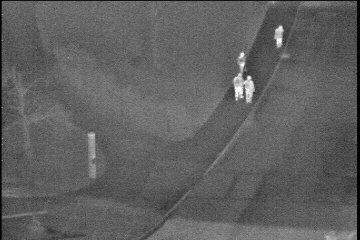
%> input picture Test set/img_00001.bmp, 360 x 240 px
$ octave my_Segmentation.m   (GNU Octave 9; MATLAB toolbox functions it lacks are replaced by stand-ins)
%> lines starting %> are read from the running program, lines starting %| are printed output that depends on the picture; in (x1, y1, x2, y2) boxes, pixels count from 0 and x2, y2 are one past the last pixel; in counts of white or black regions, pixels touching at a corner belong together; the program's own positions count from 1
close all;
clear all;

% Read and display image
img1 = double(imread('Test set/img_00001.bmp'));
%> img1: size 240x360 double; min 0, max 255, mean 96; mean of the top-left, top-right, bottom-left and bottom-right quarters 100.4, 96.5, 93.7, 93.3
img2 = mat2gray(img1);
figure
imagesc(img2)
axis('image')
title('Input image2')
colormap(gray(256))

% Generating histogram
[rlen,clen] = size(img1);
%> rlen = 240; clen = 360
maximg1 = max(max(img1));
%> maximg1 = 255
minimg1 = min(min(img1));
%> minimg1 = 0
ngraylevels = maximg1 - minimg1 + 1;
%> ngraylevels = 256
graylevelvec = minimg1:maximg1;
%> graylevelvec = 256 values from 0 to 255
[N,EDGES] = histcounts(img1,ngraylevels);
%> N = 256 values, max 3061 at index 100, min 0 at index 231, mean 337.5; EDGES = 257 values from 0 to 255
figure
plot(graylevelvec,N)
xlabel('gray level')
ylabel('number of pixels')
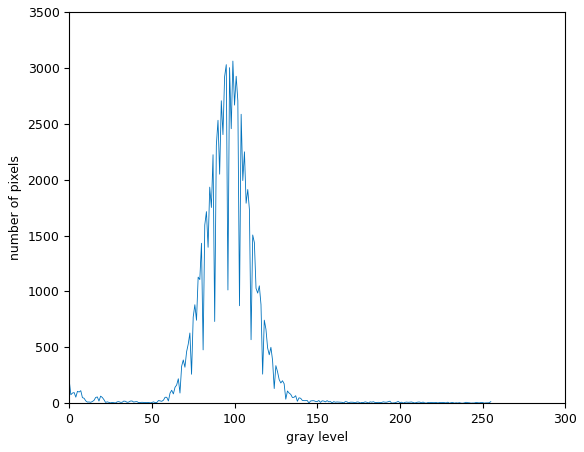
%> figure redrawn from the program's plot data; curve peaks at x = 99, y = 3061

%test threshold based on where the peak in the histogram settles down.
thresh = 156; %156 for the train images
[rlist,clist] = find(img1 >= thresh);
%> rlist = 676 values from 2 to 240; clist = 676 values from 89 to 354
threshimg1 = zeros(rlen,clen);
for m=1:length(rlist)
    threshimg1(rlist(m),clist(m)) = 1;
end
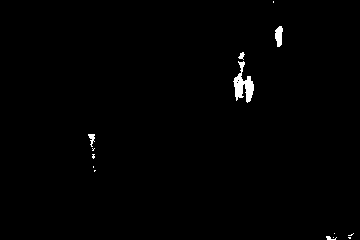
%> threshimg1: size 240x360 double; values 0 (black) and 1 (white), 0.78% white; 14 white regions (9 under 20 px), largest, box (x1, y1, x2, y2) and area: (233, 61, 254, 103) 414, (275, 26, 283, 47) 123, (88, 134, 95, 147) 48, (238, 52, 245, 60) 30, (326, 236, 337, 240) 24
figure
imagesc(threshimg1)
axis('image')
title('threshold image')

% label the image to get the individual objects
[label_img1,num_regions] = bwlabel(threshimg1,4);
%> label_img1: size 240x360 double; 21 distinct labels, from 0 to 20
%> num_regions = 20
figure;
imagesc(label_img1)
axis('image')
title('labeled image showing differnt regions')
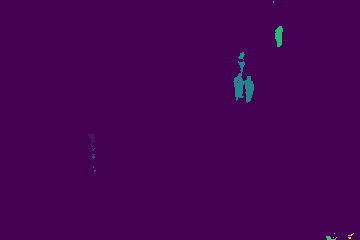
%> displayed picture: size 240x360x3, on the screen's scale of 0 to 255; mean R, G, B 67.8, 2.1, 84.4

% removing objects of small area
pixelcnt_thresh = 20;
intermediate_img1 = zeros(rlen,clen);   %array to hold the image with small regions removed
for m=1:num_regions
    [rl,cl] = find(label_img1 == m);  %rl and cl are vectors holding locations of pixels with label m

    if length(rl) >= pixelcnt_thresh   %only turn on regions that are "big enough"
        for n=1:length(rl)
            intermediate_img1(rl(n),cl(n)) = 1;
        end;
    end;
end;
%> this loop made 20 passes
%> (rl, cl) on passes 2 to 7: (149, 93), ([151; 150; 151], [93; 94; 94]), ([155; 157; 158; 155; 156; 157; 158; 159; 155; 157; 158], [93; 93; 93; 94; 94; 94; 94; 94; 95; 95; 95]), ([167; 168], [94; 94]), (142, 95), (149, 95)
%> intermediate_img1: size 240x360 double; values 0 (black) and 1 (white), 0.74% white; 5 white regions, box (x1, y1, x2, y2) and area: (233, 61, 254, 103) 414, (275, 26, 283, 47) 123, (88, 134, 95, 147) 47, (238, 52, 245, 59) 29, (326, 236, 336, 240) 23
figure
imagesc(intermediate_img1)
axis('image')
title('image after removing small regions')

% imclose
SE = strel('square',7);
intermediate_img2 = imclose(intermediate_img1,SE);
%> intermediate_img2: size 240x360 double; values 0 (black) and 1 (white), 0.85% white; 4 white regions, box (x1, y1, x2, y2) and area: (233, 52, 254, 103) 531, (275, 26, 283, 47) 124, (88, 134, 95, 147) 55, (326, 236, 336, 240) 27
figure;
imagesc(intermediate_img2);
axis('image')
title('Closed image');

% filter according to the area
[label_img2,num_regions] = bwlabel(intermediate_img2,4);
%> label_img2: size 240x360 double; 5 distinct labels, from 0 to 4
%> num_regions = 4

%find bounding box of each segmented region
% We will segment the image based on the height width ratio
ulc_row = zeros(num_regions,1);
ulc_col = zeros(num_regions,1);
lrc_row = zeros(num_regions,1);
lrc_col = zeros(num_regions,1);
middle_row = zeros(num_regions,1);
middle_col = zeros(num_regions,1);
nrow_blob = zeros(num_regions,1);
ncol_blob = zeros(num_regions,1);
h_2_w_ratio = zeros(num_regions,1);
bw2 = label_img2;
for m=1:num_regions
    [rlist,clist] = find(label_img2 == m);

    ulc_row(m) = min(rlist);
    ulc_col(m) = min(clist);
    lrc_row(m) = max(rlist);
    lrc_col(m) = max(clist);
    nrow_blob(m) = lrc_row(m) - ulc_row(m) + 1;
    ncol_blob(m) = lrc_col(m) - ulc_col(m) + 1;
    h_2_w_ratio(m) = nrow_blob(m)/ncol_blob(m);
    if h_2_w_ratio(m)<1.1
        bw2(label_img2 == m)=false; % this step is for filtering objects in an image based on the height and width ratio
    end
    middle_row(m) = round((ulc_row(m) + lrc_row(m))/2);
    middle_col(m) = round((ulc_col(m) + lrc_col(m))/2);

    text(middle_col(m),middle_row(m),['region ',num2str(m)]);

end;
%> this loop made 4 passes
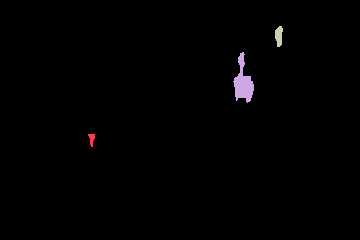
%> bw2: size 240x360 double; 4 distinct labels, from 0 to 3; one colour per label, 0 black
%> after the loop, h_2_w_ratio = [1.86; 2.43; 2.62; 0.4]; lrc_col = [95; 254; 283; 336]; lrc_row = [147; 103; 47; 240]; middle_col = [92; 244; 280; 332]; middle_row = [141; 78; 37; 239]; ncol_blob = [7; 21; 8; 10]; nrow_blob = [13; 51; 21; 4]; ulc_col = [89; 234; 276; 327]; ulc_row = [135; 53; 27; 237]
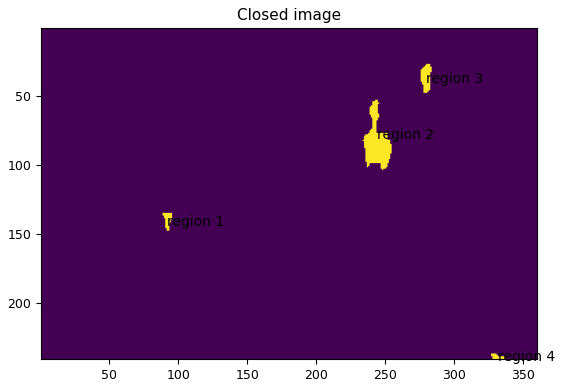
%> figure redrawn from the program's plot data

% again labeing the image after filtering
[label_img3,num_regions] = bwlabel(bw2,4);
%> num_regions = 3
figure;
imagesc(label_img3);
axis('image')
title('Labeled after filtering');

% some small structures escaped our
% again area filtering to eliminate smaller items
bw = imbinarize(label_img3);
%> bw: size 240x360 logical; 0.82% white; 3 white regions, box (x1, y1, x2, y2) and area: (233, 52, 254, 103) 531, (275, 26, 283, 47) 124, (88, 134, 95, 147) 55
area_filt = bwareafilt(bw, [60 1000]);
%> area_filt: size 240x360 logical; 0.76% white; 2 white regions, box (x1, y1, x2, y2) and area: (233, 52, 254, 103) 531, (275, 26, 283, 47) 124
figure
imshow(area_filt)
axis('image')
title('Area filtered image')

% one last time for the area filtering to hadle the sticky objects
newbw = bwareafilt(area_filt, [250 5000]);
%> newbw: size 240x360 logical; 0.61% white; 1 white region, box (x1, y1, x2, y2) and area: (233, 52, 254, 103) 531
% Tried watershed method, for loop erosion and dilation
% to seperate the sticky objetcs
if bwconncomp(newbw,4).NumObjects~=0
remaining = area_filt-newbw;
%> remaining: size 240x360 double; values 0 (black) and 1 (white), 0.14% white; 1 white region, box (x1, y1, x2, y2) and area: (275, 26, 283, 47) 124
% method 1
figure;
imshow(newbw,[]);
axis('image')
title('Sticky objects to seperate');

% So we mask again
final = newbw.*img1;
%> final: size 240x360 double; 149 distinct labels, from 0 to 255
g = final>145;
%> g: size 240x360 logical; 0.53% white; 2 white regions, box (x1, y1, x2, y2) and area: (233, 61, 254, 103) 424, (238, 52, 245, 60) 35
figure
imshow(g,[]);
axis('image')
title('Thresholded sticky objects');

% Erode to seperate
SE = strel('rectangle',[6 3]);
g = imopen(g,SE);
%> g: size 240x360 logical; 0.46% white; 4 white regions, box (x1, y1, x2, y2) and area: (234, 73, 243, 98) 184, (245, 76, 254, 102) 172, (240, 53, 244, 59) 24, (240, 62, 243, 69) 21

% [5 lines of commented-out code are left out]
figure
axis('image')
imshow(g,[])
title('Segregated image threshold');
% [15 lines of commented-out code are left out]


area_filt = g + remaining;
%> area_filt: size 240x360 double; values 0 (black) and 1 (white), 0.61% white; 5 white regions
end

[final_label,n]=bwlabel(area_filt);
%> final_label: size 240x360 double; 6 distinct labels, from 0 to 5
%> n = 5
for m=1:n
[rlist,clist] = find(final_label == m);

ulc_row(m) = min(rlist);
ulc_col(m) = min(clist);
lrc_row(m) = max(rlist);
lrc_col(m) = max(clist);
nrow_blob(m) = lrc_row(m) - ulc_row(m) + 1;
ncol_blob(m) = lrc_col(m) - ulc_col(m) + 1;
middle_row(m) = round((ulc_row(m) + lrc_row(m))/2);
middle_col(m) = round((ulc_col(m) + lrc_col(m))/2);
blob = zeros(nrow_blob(m),ncol_blob(m));
for q=1:length(rlist)
rblob = rlist(q) - ulc_row(m) + 1;
cblob = clist(q) - ulc_col(m) + 1;
blob(rblob,cblob) = img1(rlist(q),clist(q));
end;
h_2_w_ratio1(m) = nrow_blob(m)/ncol_blob(m);   %height and width ratio
figure
imagesc(blob)
axis('image')
colormap(gray(256))

title(['blob = ', num2str(m),' h/w ratio = ',num2str(h_2_w_ratio1(m))])

text(middle_col(m),middle_row(m),['region ',num2str(m)]);

end;
%> this loop made 5 passes
%> pass 2, `text(middle_col(m),middle_row(m),['region ',num2str(m)]);`:
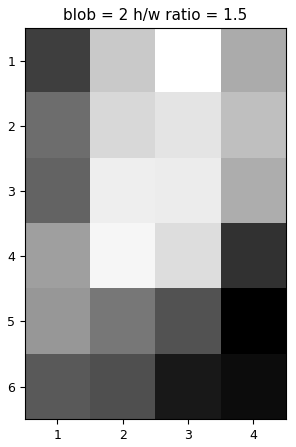
%> figure redrawn from the program's plot data
%> after the loop, h_2_w_ratio1 = [2.78 1.5 2.33 2.89 2.62]; lrc_col = [243; 244; 243; 254; 283]; lrc_row = [98; 59; 69; 102; 47]; middle_col = [239; 243; 242; 250; 280]; middle_row = [86; 57; 66; 90; 37]; ncol_blob = [9; 4; 3; 9; 8]; nrow_blob = [25; 6; 7; 26; 21]; ulc_col = [235; 241; 241; 246; 276]; ulc_row = [74; 54; 63; 77; 27]

%masking by mutliplying for visualizing the images
masked_img = img1.*area_filt;
%> masked_img: size 240x360 double; 103 distinct labels, from 0 to 255
figure;
imshow(masked_img,[]);
axis('image')
title('Masked image');

% images are shown with the bounding box
figure;
imshow(img2,[]);
axis('image')
title('Resultant segmented image with bounding box');
measurements = regionprops(final_label, 'BoundingBox', 'Area');
%> measurements = 5 regions; box (x1, y1, x2, y2) and Area: (234, 73, 243, 98) 184, (245, 76, 254, 102) 172, (275, 26, 283, 47) 124, (240, 53, 244, 59) 24, (240, 62, 243, 69) 21
for k = 1 : length(measurements)
BB = measurements(k).BoundingBox;
rectangle('Position', [BB(1),BB(2),BB(3),BB(4)],...
'EdgeColor','r','LineWidth',2 )
end
%> this loop made 5 passes
%> BB on passes 1 to 5: [234.5 73.5 9 25], [240.5 53.5 4 6], [240.5 62.5 3 7], [245.5 76.5 9 26], [275.5 26.5 8 21]
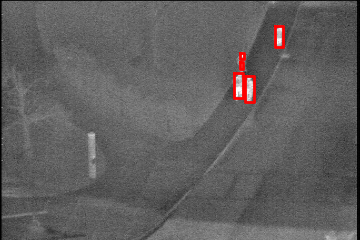
%> figure redrawn from the program's plot data; its title reads 'Resultant segmented image with bounding box'

$ run again, with Test set/img_00002.bmp copied over Test set/img_00001.bmp
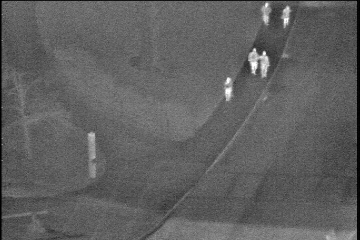
%> input picture Test set/img_00002.bmp, 360 x 240 px
%> maximg1 = 255
%> minimg1 = 0
%> ngraylevels = 256
%> graylevelvec = 256 values from 0 to 255
%> N = 256 values, max 3215 at index 98, min 0 at index 29, mean 337.5; EDGES = 257 values from 0 to 255
%> rlist = 717 values from 4 to 240; clist = 717 values from 89 to 355
%> label_img1: size 240x360 double; 27 distinct labels, from 0 to 26
%> `[label_img1,num_regions] = bwlabel(threshimg1,4);`: num_regions = 26
%> the loop `for m=1:num_regions` made 26 passes
%> (rl, cl) on passes 2, 3, 5, 6, 7, 8, 9, 14: (144, 91), ([150; 150], [91; 92]), ([148; 147; 148], [93; 94; 94]), (151, 93), (145, 95), ([150; 151], [95; 95]), (175, 95), (99, 265)
%> intermediate_img2: size 240x360 double; values 0 (black) and 1 (white), 0.9% white; 6 white regions, box (x1, y1, x2, y2) and area: (248, 48, 269, 77) 375, (225, 77, 232, 101) 132, (262, 3, 269, 24) 100, (282, 6, 290, 28) 99, (88, 133, 95, 144) 51, (326, 235, 332, 240) 22
%> label_img2: size 240x360 double; 7 distinct labels, from 0 to 6
%> `[label_img2,num_regions] = bwlabel(intermediate_img2,4);`: num_regions = 6
%> the loop `for m=1:num_regions` made 6 passes
%> after the loop `for m=1:num_regions`:
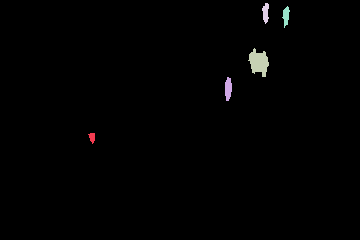
%> bw2: size 240x360 double; 6 distinct labels, from 0 to 5; one colour per label, 0 black
%> after the loop `for m=1:num_regions`: h_2_w_ratio = [1.57; 3.43; 1.38; 3; 2.75; 0.833]; lrc_col = [95; 232; 269; 269; 290; 332]; lrc_row = [144; 101; 77; 24; 28; 240]; middle_col = [92; 229; 259; 266; 287; 330]; middle_row = [139; 90; 63; 14; 18; 238]; ncol_blob = [7; 7; 21; 7; 8; 6]; nrow_blob = [11; 24; 29; 21; 22; 5]; ulc_col = [89; 226; 249; 263; 283; 327]; ulc_row = [134; 78; 49; 4; 7; 236]
%> `[label_img3,num_regions] = bwlabel(bw2,4);`: num_regions = 5
%> bw: size 240x360 logical; 0.88% white; 5 white regions, box (x1, y1, x2, y2) and area: (248, 48, 269, 77) 375, (225, 77, 232, 101) 132, (262, 3, 269, 24) 100, (282, 6, 290, 28) 99, (88, 133, 95, 144) 51
%> newbw: size 240x360 logical; 0.43% white; 1 white region, box (x1, y1, x2, y2) and area: (248, 48, 269, 77) 375
%> remaining: size 240x360 double; values 0 (black) and 1 (white), 0.38% white; 3 white regions, box (x1, y1, x2, y2) and area: (225, 77, 232, 101) 132, (262, 3, 269, 24) 100, (282, 6, 290, 28) 99
%> final: size 240x360 double; 133 distinct labels, from 0 to 255
%> final_label: size 240x360 double; 6 distinct labels, from 0 to 5
%> the loop `for m=1:n` made 5 passes
%> after the loop `for m=1:n`: h_2_w_ratio1 = [3.43 2.67 3.57 3 2.75]; lrc_col = [232; 258; 268; 269; 290; 332]; lrc_row = [101; 73; 77; 24; 28; 240]; middle_col = [229; 254; 265; 266; 287; 330]; middle_row = [90; 62; 65; 14; 18; 238]; ncol_blob = [7; 9; 7; 7; 8; 6]; nrow_blob = [24; 24; 25; 21; 22; 5]; ulc_col = [226; 250; 262; 263; 283; 327]; ulc_row = [78; 50; 53; 4; 7; 236]
%> masked_img: size 240x360 double; 118 distinct labels, from 0 to 255
%> measurements = 5 regions; box (x1, y1, x2, y2) and Area: (249, 49, 258, 73) 149, (225, 77, 232, 101) 132, (261, 52, 268, 77) 132, (262, 3, 269, 24) 100, (282, 6, 290, 28) 99
%> the loop `for k = 1 : length(measurements)` made 5 passes
%> BB on passes 1 to 5: [225.5 77.5 7 24], [249.5 49.5 9 24], [261.5 52.5 7 25], [262.5 3.5 7 21], [282.5 6.5 8 22]
%> after the loop `for k = 1 : length(measurements)`:
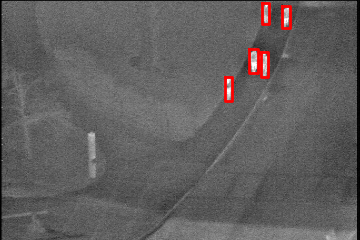
%> figure redrawn from the program's plot data; its title reads 'Resultant segmented image with bounding box'
